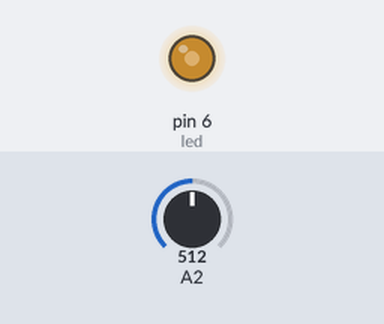
The sketch below on a simulated Arduino Uno, built with avr-gcc and run on an emulated ATmega328P. On the bench: output pins drawn as LEDs (lit = HIGH). Inputs (shaded band) come from the test bench; at power-on: A2 = 512.

Above: at 0.8 s.
0.9 s: A2 set to 716
At 1.8 s:
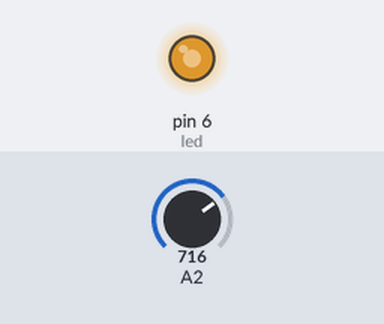
2.4 s: A2 set to 900
At 2.9 s:
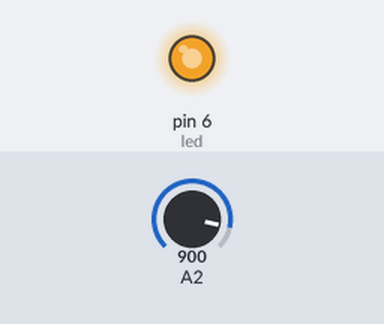
3.9 s: A2 set to 122
At 5.1 s:
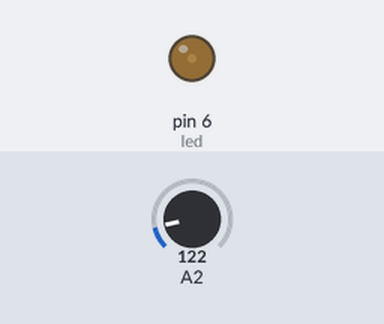
5.4 s: A2 set to 0
At 6.4 s:
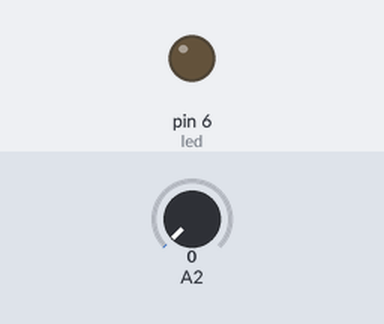
Timing chart, 0 to 7.9 s (numbered marks = the images above; inputs shaded):
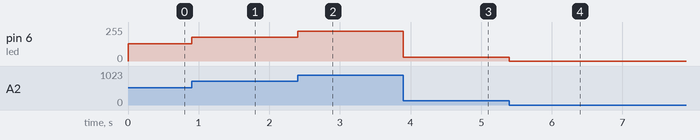

The sketch:

Exercicio_Parte3.ino
```cpp
#define led PD6
unsigned long int leitura_AD;
/*
 *  Ao fazer a mudança da porta de A0 para
 *  A2(PC0 para PC2) e realizar a mudança
 *  apropriada no ADMUX, o código funciona como
 *  esperado.
 */
int main() {
  // Configura PD6 como saída
  DDRD |= (1 << led);

  // Configura TIMER0 para Fast PWM
  TCCR0A |= (1 << COM0A1);
  TCCR0A |= (1 << WGM01) | (1 << WGM00);
  TCCR0B |= (1 << CS01);

  OCR0A = 0; // Inicia LED apagado

  // Configura ADC
  ADCSRA |= (1 << ADEN) | (1 << ADPS2) | (1 << ADPS0); // habilita ADC e prescaler de 32
  ADMUX |= (1 << REFS0); // tensão de referência = AVCC (5V)

  while(1) {
    // Seleciona canal ADC0
    ADMUX = (ADMUX & 0b11110000) | 0b00000010;

    // Inicia conversão
    ADCSRA |= (1 << ADSC);

    // Espera a conversão acabar
    while(ADCSRA & (1 << ADSC));

    // Lê valor
    leitura_AD = ADC;

    // Mapeia para PWM (0-255)
    OCR0A = leitura_AD / 4;
  }
}
```

Measured:
- after the input at 0.9 s, pin 6 (led): 128/255 → 179/255 at once
- after the input at 2.4 s, pin 6 (led): 179/255 → 225/255 at once
- after the input at 3.9 s, pin 6 (led): 225/255 → 30/255 at once
- after the input at 5.4 s, pin 6 (led): 30/255 → 0/255 at once
